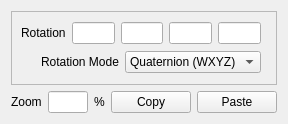
<?xml version="1.0" encoding="UTF-8"?>
<ui version="4.0">
 <class>CamProperties</class>
 <widget class="QWidget" name="CamProperties">
  <property name="geometry">
   <rect>
    <x>0</x>
    <y>0</y>
    <width>288</width>
    <height>124</height>
   </rect>
  </property>
  <property name="sizePolicy">
   <sizepolicy hsizetype="Expanding" vsizetype="Preferred">
    <horstretch>0</horstretch>
    <verstretch>0</verstretch>
   </sizepolicy>
  </property>
  <property name="minimumSize">
   <size>
    <width>288</width>
    <height>124</height>
   </size>
  </property>
  <property name="windowTitle">
   <string>Form</string>
  </property>
  <layout class="QVBoxLayout" name="verticalLayout">
   <item>
    <widget class="QFrame" name="rotationFrame">
     <property name="frameShape">
      <enum>QFrame::StyledPanel</enum>
     </property>
     <layout class="QVBoxLayout" name="verticalLayout_2">
      <item>
       <layout class="QHBoxLayout" name="rotationLayout">
        <property name="spacing">
         <number>6</number>
        </property>
        <property name="rightMargin">
         <number>6</number>
        </property>
        <item>
         <widget class="QLabel" name="rotationLabel">
          <property name="text">
           <string>Rotation</string>
          </property>
         </widget>
        </item>
        <item>
         <widget class="QLineEdit" name="rotationWLineEdit">
          <property name="toolTip">
           <string>&lt;html&gt;&lt;head/&gt;&lt;body&gt;&lt;p&gt;Scalar of the Quaternion&lt;/p&gt;&lt;/body&gt;&lt;/html&gt;</string>
          </property>
          <property name="text">
           <string/>
          </property>
          <property name="maxLength">
           <number>48</number>
          </property>
         </widget>
        </item>
        <item>
         <widget class="QLineEdit" name="rotationXLineEdit">
          <property name="toolTip">
           <string>&lt;html&gt;&lt;head/&gt;&lt;body&gt;&lt;p&gt;X-Coordinate&lt;/p&gt;&lt;/body&gt;&lt;/html&gt;</string>
          </property>
          <property name="text">
           <string/>
          </property>
          <property name="maxLength">
           <number>48</number>
          </property>
         </widget>
        </item>
        <item>
         <widget class="QLineEdit" name="rotationYLineEdit">
          <property name="toolTip">
           <string>&lt;html&gt;&lt;head/&gt;&lt;body&gt;&lt;p&gt;Y-Coordinate&lt;/p&gt;&lt;/body&gt;&lt;/html&gt;</string>
          </property>
          <property name="text">
           <string/>
          </property>
          <property name="maxLength">
           <number>48</number>
          </property>
         </widget>
        </item>
        <item>
         <widget class="QLineEdit" name="rotationZLineEdit">
          <property name="toolTip">
           <string>&lt;html&gt;&lt;head/&gt;&lt;body&gt;&lt;p&gt;Z-Coordinate&lt;/p&gt;&lt;/body&gt;&lt;/html&gt;</string>
          </property>
          <property name="text">
           <string/>
          </property>
          <property name="maxLength">
           <number>48</number>
          </property>
         </widget>
        </item>
       </layout>
      </item>
      <item>
       <layout class="QHBoxLayout" name="rotationModeLayout">
        <property name="rightMargin">
         <number>6</number>
        </property>
        <item alignment="Qt::AlignRight">
         <widget class="QLabel" name="rotationModeLabel">
          <property name="toolTip">
           <string>&lt;html&gt;&lt;head/&gt;&lt;body&gt;&lt;p&gt;&lt;a name=&quot;result_box&quot;/&gt;There are several ways to display a rotation. Here you can choose between the representation as Quaternion and Euler angles in degrees.&lt;/p&gt;&lt;/body&gt;&lt;/html&gt;</string>
          </property>
          <property name="text">
           <string>Rotation Mode</string>
          </property>
         </widget>
        </item>
        <item>
         <widget class="QComboBox" name="rotationModeComboBox">
          <property name="minimumSize">
           <size>
            <width>0</width>
            <height>0</height>
           </size>
          </property>
          <property name="toolTip">
           <string>&lt;html&gt;&lt;head/&gt;&lt;body&gt;&lt;p&gt;Click to choose a rotation mode.&lt;/p&gt;&lt;/body&gt;&lt;/html&gt;</string>
          </property>
          <item>
           <property name="text">
            <string>Quaternion (WXYZ)</string>
           </property>
          </item>
          <item>
           <property name="text">
            <string>Euler Angles (XYZ)</string>
           </property>
          </item>
         </widget>
        </item>
       </layout>
      </item>
     </layout>
    </widget>
   </item>
   <item>
    <layout class="QHBoxLayout" name="ZoomLayout">
     <item>
      <widget class="QLabel" name="zoomLabel">
       <property name="text">
        <string>Zoom</string>
       </property>
      </widget>
     </item>
     <item>
      <widget class="QLineEdit" name="zoomLineEdit">
       <property name="toolTip">
        <string>&lt;html&gt;&lt;head/&gt;&lt;body&gt;&lt;p&gt;Relative Zoom value.&lt;/p&gt;&lt;/body&gt;&lt;/html&gt;</string>
       </property>
       <property name="text">
        <string/>
       </property>
       <property name="maxLength">
        <number>10</number>
       </property>
       <property name="readOnly">
        <bool>false</bool>
       </property>
      </widget>
     </item>
     <item alignment="Qt::AlignLeft">
      <widget class="QLabel" name="zoomUnit">
       <property name="text">
        <string>%</string>
       </property>
      </widget>
     </item>
     <item>
      <widget class="QPushButton" name="copyButton">
       <property name="text">
        <string>Copy</string>
       </property>
      </widget>
     </item>
     <item>
      <widget class="QPushButton" name="pasteButton">
       <property name="text">
        <string>Paste</string>
       </property>
      </widget>
     </item>
    </layout>
   </item>
  </layout>
 </widget>
 <resources/>
 <connections/>
</ui>
